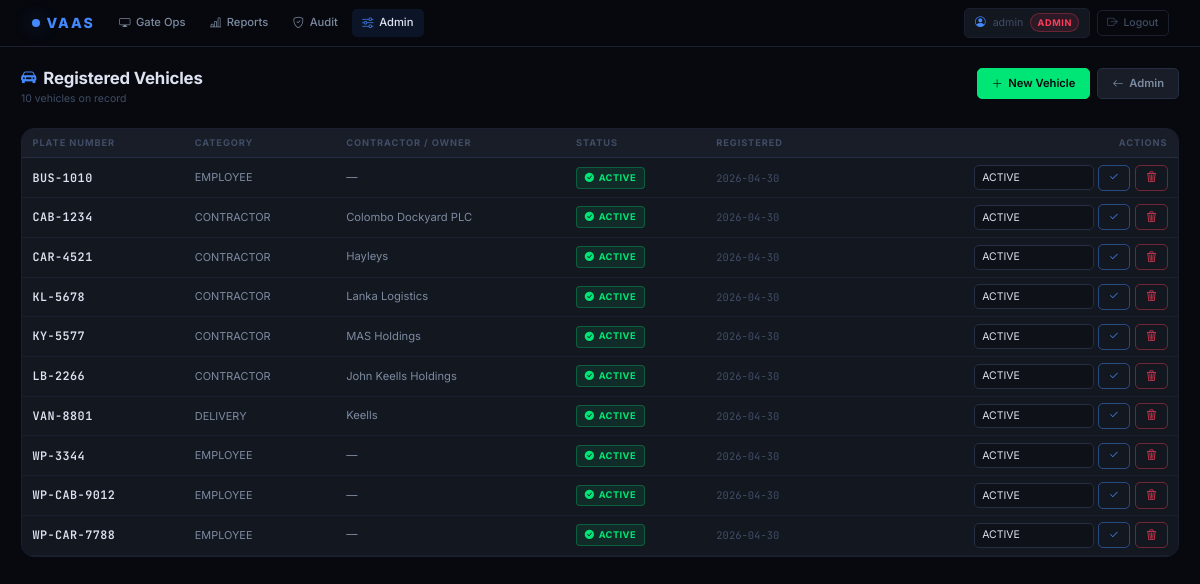
Screenshot of /admin/vehicles (signed in) with the database file from the repository.
### tables this page shows
CREATE TABLE registered_vehicles (
    plate_number        TEXT PRIMARY KEY,
    vehicle_category    TEXT NOT NULL DEFAULT 'CONTRACTOR',
    contractor_name     TEXT,
    registration_status TEXT NOT NULL DEFAULT 'ACTIVE'
                        CHECK(registration_status IN ('ACTIVE','SUSPENDED','EXPIRED')),
    created_at          TEXT NOT NULL DEFAULT (strftime('%Y-%m-%dT%H:%M:%SZ','now')),
    notes               TEXT
);

### webapp/routes/admin.py (the view)
@admin_bp.route("/vehicles")
@requires_role("ADMIN")
def vehicles():
    rows = current_app.config["VAAS_DB"].execute(
        "SELECT * FROM registered_vehicles ORDER BY plate_number"
    ).fetchall()
    return render_template("admin/vehicles.html", rows=rows)

### webapp/auth.py (called while the page is built)
def requires_role(*allowed: str):
    def decorator(fn):
        @wraps(fn)
        def wrapper(*args, **kwargs):
            if "user_id" not in session:
                return redirect(url_for("auth.login", next=request.path))
            user_role = session.get("role", "")
            user_rank = ROLE_RANK.get(user_role, 0)
            min_rank = min(ROLE_RANK[r] for r in allowed)
            if user_rank < min_rank:
                return ("Forbidden — role required: " + " or ".join(allowed)), 403
            return fn(*args, **kwargs)
        return wrapper
    return decorator

### webapp/templates/admin/vehicles.html (shortened to what this page needs)
{% extends "base.html" %}
{% block content %}
<div class="page-header">
  <div class="page-header-left">
    <h1 class="page-title"><i class="bi bi-car-front-fill"></i> Registered Vehicles</h1>
    <p class="page-subtitle">{{ rows|length }} vehicle{{ 's' if rows|length != 1 }} on record</p>
  </div>
  <div class="page-actions">
    <a class="btn btn-success" href="{{ url_for('admin.new_vehicle') }}">
      <i class="bi bi-plus-lg"></i> New Vehicle
    </a>
    <a class="btn btn-secondary" href="{{ url_for('admin.home') }}">
      <i class="bi bi-arrow-left"></i> Admin
    </a>
  </div>
</div>
<div class="panel" style="overflow:hidden">
  <div style="overflow-x:auto">
    <table class="vaas-table">
      <thead>
        <tr>
          <th>Plate Number</th>
          <th>Category</th>
          <th>Contractor / Owner</th>
          <th>Status</th>
          <th>Registered</th>
          <th style="text-align:right">Actions</th>
        </tr>
      </thead>
      <tbody>
      {% for r in rows %}
        <tr>
          <td class="plate-cell">{{ r.plate_number }}</td>
          <td style="color:var(--text-secondary);font-size:.78rem">{{ r.vehicle_category }}</td>
          <td style="color:var(--text-secondary);font-size:.8rem">
            {{ r.contractor_name or '—' }}
          </td>
          <td>
            {% if r.registration_status == 'ACTIVE' %}
              <span class="badge-status bs-ok">
                <i class="bi bi-check-circle-fill"></i> Active
              </span>
            {% elif r.registration_status == 'SUSPENDED' %}
              <span class="badge-status bs-late">
                <i class="bi bi-pause-circle-fill"></i> Suspended
              </span>
            {% else %}
              <span class="badge-status bs-rejected">
                <i class="bi bi-x-circle-fill"></i> {{ r.registration_status }}
              </span>
            {% endif %}
          </td>
          <td style="color:var(--text-muted);font-size:.75rem;font-family:var(--font-mono)">
            {{ r.created_at[:10] if r.created_at else '—' }}
          </td>
          <td style="text-align:right;white-space:nowrap">
            <div style="display:inline-flex;align-items:center;gap:.4rem">
              <form class="d-inline-flex align-items-center gap-1" method="post"
                    action="{{ url_for('admin.update_status', plate=r.plate_number) }}">
                <select name="status"
                        class="form-select form-select-sm"
                        style="width:120px;font-size:.75rem;padding:.25rem .5rem">
                  <option {% if r.registration_status=='ACTIVE'    %}selected{% endif %}>ACTIVE</option>
                </select>
                <button class="btn btn-sm btn-outline-primary" title="Update status">
                  <i class="bi bi-check2"></i>
                </button>
              </form>
              <form class="d-inline" method="post"
                    action="{{ url_for('admin.delete_vehicle', plate=r.plate_number) }}"
                    onsubmit="return confirm('Permanently delete {{ r.plate_number }}?')">
                <button class="btn btn-sm btn-outline-danger" title="Delete vehicle">
                  <i class="bi bi-trash3"></i>
                </button>
              </form>
            </div>
          </td>
        </tr>
      {% endfor %}
      </tbody>
    </table>
  </div>
</div>
{% endblock %}

### webapp/static/css/app.css (style rules this page uses)
:root { --bg-base: #07090f; --bg-surface: #0e1117; --bg-panel: #131720; --bg-panel-alt: #181d28; --bg-input: #0e1117; --bg-hover: #1c2133; --border-dim: #1a2030; --border-mid: #252e42; --border-hi: #3a4a6e; --text-primary: #dde3f0; --text-secondary: #7d8ba0; --text-muted: #404d65; --text-on-accent: #07090f; --green: #00e676; --red: #ff3d5a; --amber: #ffb300; --blue: #448aff; --cyan: #00c8e8; --purple: #9c7bff; --slate: #607d8b; --green-bg: rgba(0, 230, 118, .10); --red-bg: rgba(255, 61, 90, .10); --amber-bg: rgba(255, 179, 0, .10); --blue-bg: rgba( 68, 138, 255, .10); --glow-green: 0 0 20px rgba(0, 230, 118, .45); --glow-red: 0 0 22px rgba(255, 61, 90, .55); --glow-amber: 0 0 20px rgba(255, 179, 0, .45); --glow-blue: 0 0 18px rgba( 68, 138, 255, .40); --font-sans: 'Inter', system-ui, -apple-system, sans-serif; --font-mono: 'JetBrains Mono', 'Courier New', monospace; --radius-sm: 5px; --radius: 9px; --radius-lg: 13px; --radius-xl: 18px; --fast: .12s ease; --mid: .22s ease; }
*, *::before, *::after { box-sizing: border-box; }
html, body { margin: 0; padding: 0; background: var(--bg-base); color: var(--text-primary); font-family: var(--font-sans); font-size: 14px; line-height: 1.55; -webkit-font-smoothing: antialiased; }
a { color: var(--blue); text-decoration: none; }
h1,h2,h3,h4,h5,h6 { color: var(--text-primary); font-weight: 600; letter-spacing: -.01em; }
.page-header { display: flex; align-items: flex-start; justify-content: space-between; flex-wrap: wrap; gap: .75rem; margin-bottom: 1.5rem; }
.page-header-left { display: flex; flex-direction: column; gap: .2rem; }
.page-title { font-size: 1.2rem; font-weight: 700; color: var(--text-primary); margin: 0; display: flex; align-items: center; gap: .5rem; }
.page-title i { color: var(--blue); font-size: 1.1rem; }
.page-subtitle { font-size: .75rem; color: var(--text-muted); margin: 0; }
.page-actions { display: flex; align-items: center; gap: .5rem; flex-wrap: wrap; }
.panel { background: var(--bg-panel); border: 1px solid var(--border-dim); border-radius: var(--radius-lg); overflow: hidden; }
.vaas-table { width: 100%; border-collapse: collapse; font-size: .8rem; }
.vaas-table thead { position: sticky; top: 0; z-index: 1; }
.vaas-table th { background: var(--bg-panel-alt); color: var(--text-muted); font-size: .66rem; font-weight: 700; letter-spacing: .1em; text-transform: uppercase; padding: .5rem .75rem; border-bottom: 1px solid var(--border-mid); white-space: nowrap; }
.vaas-table td { padding: .45rem .75rem; border-bottom: 1px solid var(--border-dim); vertical-align: middle; color: var(--text-primary); }
.vaas-table td.plate, .plate-cell { font-family: var(--font-mono); font-size: .84rem; font-weight: 600; color: #ffffff; letter-spacing: .04em; }
.badge-status { display: inline-flex; align-items: center; gap: .3rem; padding: .2rem .55rem; border-radius: 4px; font-size: .66rem; font-weight: 700; letter-spacing: .05em; text-transform: uppercase; white-space: nowrap; }
.bs-ok { background: var(--green-bg); color: var(--green); border: 1px solid rgba(0,230,118,.28); }
.form-control, .form-select { background: var(--bg-input) !important; border: 1px solid var(--border-mid) !important; color: var(--text-primary) !important; border-radius: var(--radius-sm) !important; font-size: .85rem; padding: .5rem .75rem; transition: border-color var(--fast), box-shadow var(--fast); }
.btn { border-radius: var(--radius-sm) !important; font-size: .8rem; font-weight: 600; padding: .45rem 1rem; display: inline-flex; align-items: center; gap: .4rem; transition: all var(--fast) !important; }
.btn-success { background: var(--green) !important; border-color: var(--green) !important; color: var(--text-on-accent) !important; }
.btn-secondary { background: var(--bg-panel-alt) !important; border-color: var(--border-mid) !important; color: var(--text-secondary) !important; }
.btn-outline-primary { background: transparent !important; border-color: rgba(68,138,255,.45) !important; color: var(--blue) !important; }
.btn-outline-danger { background: transparent !important; border-color: rgba(255,61,90,.4) !important; color: var(--red) !important; }
.btn-sm { padding: .3rem .7rem !important; font-size: .75rem !important; }
select option { background: var(--bg-panel-alt); color: var(--text-primary); }

### rows the page displays
registered_vehicles: plate_number "BUS-1010", vehicle_category "EMPLOYEE", contractor_name "—", shows "ACTIVE", created_at "2026-04-30", status "ACTIVE"
registered_vehicles: plate_number "CAB-1234", vehicle_category "CONTRACTOR", contractor_name "Colombo Dockyard PLC", shows "ACTIVE", created_at "2026-04-30", status "ACTIVE"
registered_vehicles: plate_number "CAR-4521", vehicle_category "CONTRACTOR", contractor_name "Hayleys", shows "ACTIVE", created_at "2026-04-30", status "ACTIVE"
registered_vehicles: plate_number "KL-5678", vehicle_category "CONTRACTOR", contractor_name "Lanka Logistics", shows "ACTIVE", created_at "2026-04-30", status "ACTIVE"
registered_vehicles: plate_number "KY-5577", vehicle_category "CONTRACTOR", contractor_name "MAS Holdings", shows "ACTIVE", created_at "2026-04-30", status "ACTIVE"
registered_vehicles: plate_number "LB-2266", vehicle_category "CONTRACTOR", contractor_name "John Keells Holdings", shows "ACTIVE", created_at "2026-04-30", status "ACTIVE"
registered_vehicles: plate_number "VAN-8801", vehicle_category "DELIVERY", contractor_name "Keells", shows "ACTIVE", created_at "2026-04-30", status "ACTIVE"
registered_vehicles: plate_number "WP-3344", vehicle_category "EMPLOYEE", contractor_name "—", shows "ACTIVE", created_at "2026-04-30", status "ACTIVE"
registered_vehicles: plate_number "WP-CAB-9012", vehicle_category "EMPLOYEE", contractor_name "—", shows "ACTIVE", created_at "2026-04-30", status "ACTIVE"
registered_vehicles: plate_number "WP-CAR-7788", vehicle_category "EMPLOYEE", contractor_name "—", shows "ACTIVE", created_at "2026-04-30", status "ACTIVE"

### other values shown
{{ session.username }} "admin"
{{ session.role }} "ADMIN"
{{ rows|length }} "10"
{{ 's' if rows|length != 1 }} "s"
